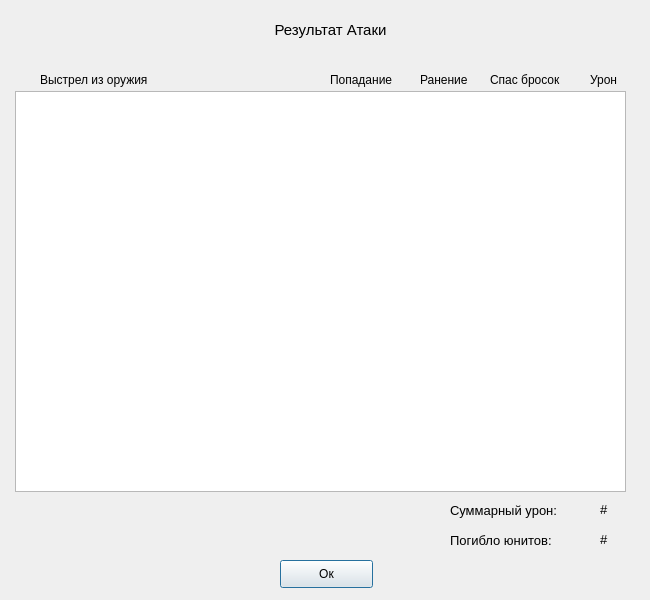
<?xml version="1.0" encoding="UTF-8"?>
<ui version="4.0">
 <class>AttackResult</class>
 <widget class="QDialog" name="AttackResult">
  <property name="windowModality">
   <enum>Qt::ApplicationModal</enum>
  </property>
  <property name="geometry">
   <rect>
    <x>0</x>
    <y>0</y>
    <width>650</width>
    <height>600</height>
   </rect>
  </property>
  <property name="windowTitle">
   <string>Результаты атаки</string>
  </property>
  <widget class="QPushButton" name="ok_button">
   <property name="geometry">
    <rect>
     <x>280</x>
     <y>560</y>
     <width>93</width>
     <height>28</height>
    </rect>
   </property>
   <property name="text">
    <string>Ок</string>
   </property>
  </widget>
  <widget class="QLabel" name="label">
   <property name="geometry">
    <rect>
     <x>260</x>
     <y>10</y>
     <width>141</width>
     <height>41</height>
    </rect>
   </property>
   <property name="text">
    <string>&lt;html&gt;&lt;head/&gt;&lt;body&gt;&lt;p align=&quot;center&quot;&gt;&lt;span style=&quot; font-size:11pt;&quot;&gt;Результат Атаки&lt;/span&gt;&lt;/p&gt;&lt;/body&gt;&lt;/html&gt;</string>
   </property>
  </widget>
  <widget class="QTableWidget" name="tableResult">
   <property name="geometry">
    <rect>
     <x>15</x>
     <y>91</y>
     <width>611</width>
     <height>401</height>
    </rect>
   </property>
   <property name="verticalScrollBarPolicy">
    <enum>Qt::ScrollBarAlwaysOff</enum>
   </property>
   <property name="verticalScrollMode">
    <enum>QAbstractItemView::ScrollPerItem</enum>
   </property>
   <property name="horizontalScrollMode">
    <enum>QAbstractItemView::ScrollPerItem</enum>
   </property>
   <property name="showGrid">
    <bool>true</bool>
   </property>
   <property name="gridStyle">
    <enum>Qt::NoPen</enum>
   </property>
   <property name="wordWrap">
    <bool>false</bool>
   </property>
   <property name="rowCount">
    <number>0</number>
   </property>
   <property name="columnCount">
    <number>5</number>
   </property>
   <attribute name="horizontalHeaderVisible">
    <bool>false</bool>
   </attribute>
   <attribute name="horizontalHeaderMinimumSectionSize">
    <number>43</number>
   </attribute>
   <attribute name="horizontalHeaderDefaultSectionSize">
    <number>116</number>
   </attribute>
   <attribute name="horizontalHeaderHighlightSections">
    <bool>false</bool>
   </attribute>
   <attribute name="verticalHeaderHighlightSections">
    <bool>true</bool>
   </attribute>
   <column/>
   <column/>
   <column/>
   <column/>
   <column/>
  </widget>
  <widget class="QLabel" name="name_shot_label">
   <property name="geometry">
    <rect>
     <x>40</x>
     <y>70</y>
     <width>141</width>
     <height>21</height>
    </rect>
   </property>
   <property name="text">
    <string>&lt;html&gt;&lt;head/&gt;&lt;body&gt;&lt;p&gt;&lt;span style=&quot; font-size:9pt;&quot;&gt;Выстрел из оружия&lt;/span&gt;&lt;/p&gt;&lt;/body&gt;&lt;/html&gt;</string>
   </property>
  </widget>
  <widget class="QLabel" name="label_2">
   <property name="geometry">
    <rect>
     <x>330</x>
     <y>70</y>
     <width>81</width>
     <height>21</height>
    </rect>
   </property>
   <property name="text">
    <string>&lt;html&gt;&lt;head/&gt;&lt;body&gt;&lt;p&gt;&lt;span style=&quot; font-size:9pt;&quot;&gt;Попадание&lt;/span&gt;&lt;/p&gt;&lt;/body&gt;&lt;/html&gt;</string>
   </property>
  </widget>
  <widget class="QLabel" name="label_3">
   <property name="geometry">
    <rect>
     <x>420</x>
     <y>70</y>
     <width>61</width>
     <height>21</height>
    </rect>
   </property>
   <property name="text">
    <string>&lt;html&gt;&lt;head/&gt;&lt;body&gt;&lt;p&gt;&lt;span style=&quot; font-size:9pt;&quot;&gt;Ранение&lt;/span&gt;&lt;/p&gt;&lt;/body&gt;&lt;/html&gt;</string>
   </property>
  </widget>
  <widget class="QLabel" name="label_4">
   <property name="geometry">
    <rect>
     <x>490</x>
     <y>70</y>
     <width>91</width>
     <height>21</height>
    </rect>
   </property>
   <property name="text">
    <string>&lt;html&gt;&lt;head/&gt;&lt;body&gt;&lt;p&gt;&lt;span style=&quot; font-size:9pt;&quot;&gt;Спас бросок&lt;/span&gt;&lt;/p&gt;&lt;/body&gt;&lt;/html&gt;</string>
   </property>
  </widget>
  <widget class="QLabel" name="label_5">
   <property name="geometry">
    <rect>
     <x>590</x>
     <y>70</y>
     <width>41</width>
     <height>21</height>
    </rect>
   </property>
   <property name="text">
    <string>&lt;html&gt;&lt;head/&gt;&lt;body&gt;&lt;p&gt;&lt;span style=&quot; font-size:9pt;&quot;&gt;Урон&lt;/span&gt;&lt;/p&gt;&lt;/body&gt;&lt;/html&gt;</string>
   </property>
  </widget>
  <widget class="QLabel" name="label_6">
   <property name="geometry">
    <rect>
     <x>450</x>
     <y>500</y>
     <width>141</width>
     <height>21</height>
    </rect>
   </property>
   <property name="text">
    <string>&lt;html&gt;&lt;head/&gt;&lt;body&gt;&lt;p&gt;&lt;span style=&quot; font-size:10pt;&quot;&gt;Суммарный урон: &lt;/span&gt;&lt;/p&gt;&lt;/body&gt;&lt;/html&gt;</string>
   </property>
  </widget>
  <widget class="QLabel" name="damage_label">
   <property name="geometry">
    <rect>
     <x>600</x>
     <y>500</y>
     <width>21</width>
     <height>20</height>
    </rect>
   </property>
   <property name="font">
    <font>
     <pointsize>10</pointsize>
    </font>
   </property>
   <property name="text">
    <string>&lt;html&gt;&lt;head/&gt;&lt;body&gt;&lt;p&gt;#&lt;/p&gt;&lt;/body&gt;&lt;/html&gt;</string>
   </property>
  </widget>
  <widget class="QLabel" name="label_8">
   <property name="geometry">
    <rect>
     <x>450</x>
     <y>530</y>
     <width>141</width>
     <height>21</height>
    </rect>
   </property>
   <property name="text">
    <string>&lt;html&gt;&lt;head/&gt;&lt;body&gt;&lt;p&gt;&lt;span style=&quot; font-size:10pt;&quot;&gt;Погибло юнитов:&lt;/span&gt;&lt;/p&gt;&lt;/body&gt;&lt;/html&gt;</string>
   </property>
  </widget>
  <widget class="QLabel" name="death_label">
   <property name="geometry">
    <rect>
     <x>600</x>
     <y>530</y>
     <width>21</width>
     <height>20</height>
    </rect>
   </property>
   <property name="font">
    <font>
     <pointsize>10</pointsize>
    </font>
   </property>
   <property name="text">
    <string>&lt;html&gt;&lt;head/&gt;&lt;body&gt;&lt;p&gt;#&lt;/p&gt;&lt;/body&gt;&lt;/html&gt;</string>
   </property>
  </widget>
 </widget>
 <resources/>
 <connections/>
</ui>
